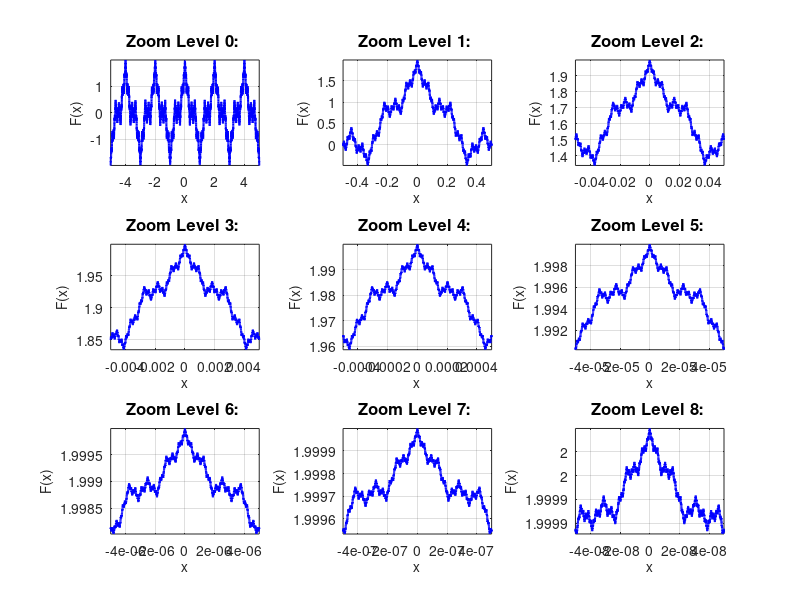

Source code (MATLAB):
% Weierstrass Function Visualization with Successive Zoom-Ins
% Author: [Your Name]
% Date: [Current Date]

% Clear workspace, command window, and close all figures
clc;
clear;
close all;

% Parameters for the Weierstrass function
a = 0.5;      % Convergence parameter (0 < a < 1)
b = 3;        % Frequency parameter (b > 1, typically an odd integer)
n_max = 200;  % Number of terms in the series

% Verify the condition ab > 1 + (3/(2*pi)) to ensure non-differentiability
if a * b <= 1 + (3/(2*pi))
    error('Parameters do not satisfy the condition ab > 1 + (3/(2*pi)). Please choose different a and b.');
end

% Define zoom levels: 0 to 8 (total 9 subplots)
num_zoom_levels = 8;
total_plots = num_zoom_levels + 1;

% Precompute a^n and b^n up to n_max to improve efficiency
n = 0:n_max;
a_n = a.^n;
b_n = b.^n;

% Initialize figure
figure('Color', 'w', 'Name', 'Weierstrass Function with Successive Zoom-Ins');

% Define a maximum threshold for b^n * pi * x to prevent numerical overflow
threshold = 1e6;

% Loop over each zoom level
for zoom = 0:num_zoom_levels
    % Calculate the scaling factor for the current zoom level
    scale = 10^zoom;
    
    % Define the range for x by reducing the interval by a factor of 10 each zoom
    x_min = -5/scale;
    x_max = 5/scale;
    
    % Define the number of points in the x-axis
    num_points = 10000;  % You can adjust this for higher/lower resolution
    
    % Create the x vector
    x = linspace(x_min, x_max, num_points);
    
    % Initialize the Weierstrass function values to zero
    W = zeros(size(x));
    
    % Compute the Weierstrass function
    for idx = 1:length(n)
        current_n = n(idx);
        current_a_n = a_n(idx);
        current_b_n = b_n(idx);
        
        % Compute the argument for the cosine function
        argument = current_b_n * pi * x;
        
        % Identify elements where |argument| exceeds the threshold
        valid = abs(argument) <= threshold;
        
        % Compute the term only for valid elements to prevent numerical issues
        term = zeros(size(x));
        term(valid) = current_a_n * cos(argument(valid));
        
        % Add the term to the Weierstrass function
        W = W + term;
        
        % Optional: Display progress every 50 iterations
        if mod(current_n, 50) == 0
            fprintf('Zoom Level %d: n = %d/%d\n', zoom, current_n, n_max);
        end
    end
    
    % Create subplot indices (arranged row-wise)
    subplot_rows = 3;
    subplot_cols = 3;
    subplot_idx = zoom + 1;
    
    % Create subplot
    subplot(subplot_rows, subplot_cols, subplot_idx);
    plot(x, W, 'b', 'LineWidth', 1.5);
    xlabel('x', 'FontSize', 10);
    ylabel('F(x)', 'FontSize', 10);
    
    % Title indicating the zoom level
    title(sprintf('Zoom Level %d: ', zoom), 'FontSize', 12);

    
    % Enable grid and adjust axis
    grid on;
    axis tight;
    
    % Optionally, adjust y-axis limits for better comparison across subplots
    % ylim([-10, 10]);  % Uncomment and set appropriate limits if desired
end

% Adjust subplot spacing for better visibility
% tightfig;  % Requires the 'tightfig' function. Alternatively, adjust manually.

% Save the figure as an image (optional)
% saveas(gcf, 'Weierstrass_Function_ZoomedIns.png');
